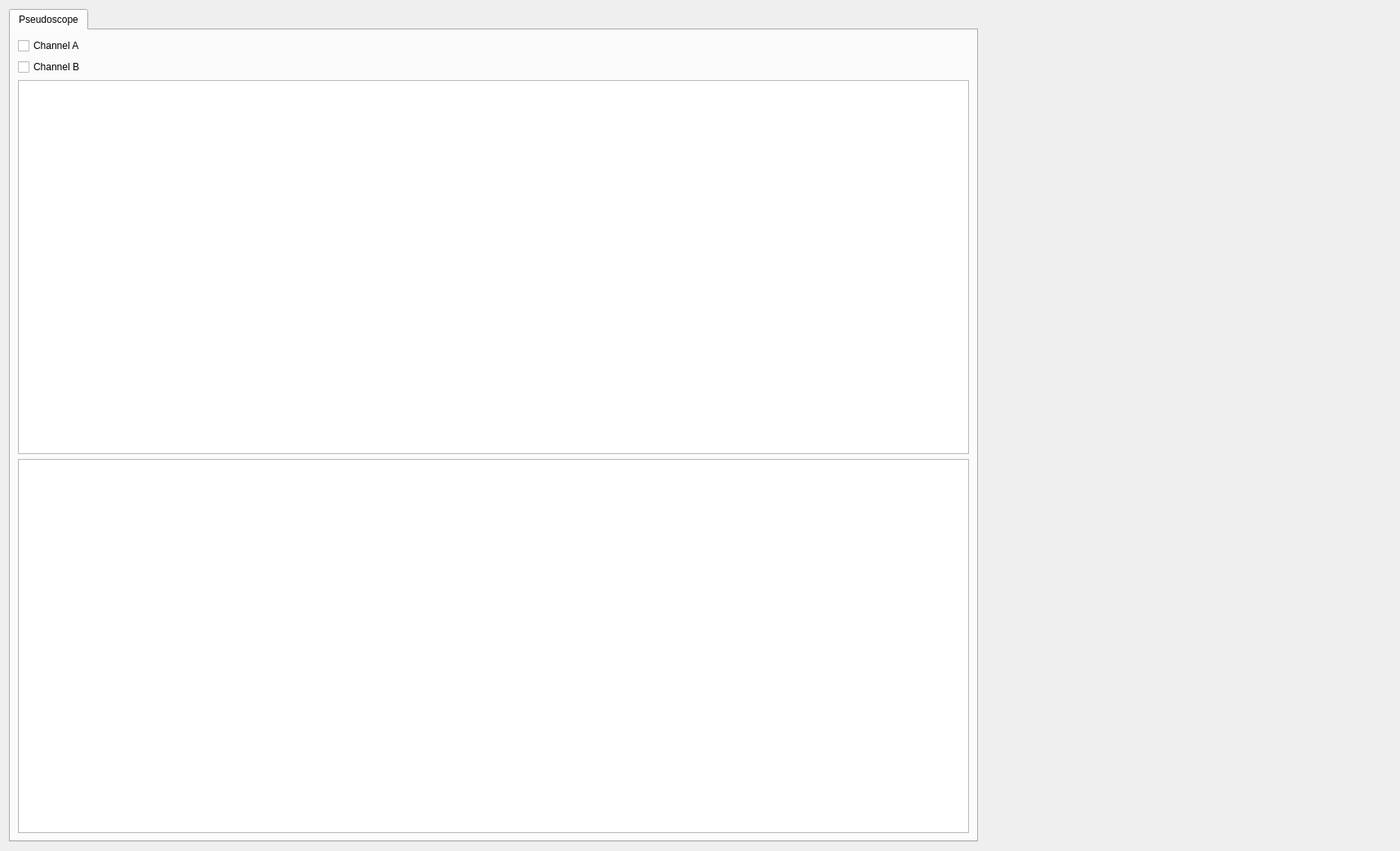
<?xml version="1.0" encoding="UTF-8"?>
<ui version="4.0">
 <class>Form</class>
 <widget class="QWidget" name="Form">
  <property name="geometry">
   <rect>
    <x>0</x>
    <y>0</y>
    <width>1715</width>
    <height>1042</height>
   </rect>
  </property>
  <property name="windowTitle">
   <string>Pseudoscope</string>
  </property>
  <layout class="QGridLayout" name="gridLayout_4">
   <item row="0" column="0">
    <layout class="QGridLayout" name="gridLayout">
     <item row="0" column="0">
      <widget class="PyDMTabWidget" name="PyDMTabWidget">
       <property name="toolTip">
        <string/>
       </property>
       <property name="whatsThis">
        <string/>
       </property>
       <property name="alarmChannels">
        <stringlist>
         <string></string>
        </stringlist>
       </property>
       <widget class="QWidget" name="tab">
        <property name="sizePolicy">
         <sizepolicy hsizetype="Expanding" vsizetype="Expanding">
          <horstretch>0</horstretch>
          <verstretch>0</verstretch>
         </sizepolicy>
        </property>
        <attribute name="title">
         <string>Pseudoscope</string>
        </attribute>
        <layout class="QGridLayout" name="gridLayout_3">
         <item row="0" column="0">
          <layout class="QGridLayout" name="gridLayout_2">
           <item row="1" column="0">
            <widget class="PyDMCheckbox" name="PyDMCheckbox_4">
             <property name="toolTip">
              <string/>
             </property>
             <property name="text">
              <string>Channel B</string>
             </property>
             <property name="channel" stdset="0">
              <string>${dataReceiver}.ShowChannelBData</string>
             </property>
            </widget>
           </item>
           <item row="0" column="0">
            <widget class="PyDMCheckbox" name="PyDMCheckbox_3">
             <property name="toolTip">
              <string/>
             </property>
             <property name="text">
              <string>Channel A</string>
             </property>
             <property name="channel" stdset="0">
              <string>${dataReceiver}.ShowChannelAData</string>
             </property>
            </widget>
           </item>
          </layout>
         </item>
         <item row="1" column="0">
          <widget class="PyDMWaveformPlot" name="PyDMWaveformPlot">
           <property name="sizePolicy">
            <sizepolicy hsizetype="Expanding" vsizetype="Expanding">
             <horstretch>0</horstretch>
             <verstretch>0</verstretch>
            </sizepolicy>
           </property>
           <property name="minimumSize">
            <size>
             <width>0</width>
             <height>300</height>
            </size>
           </property>
           <property name="toolTip">
            <string/>
           </property>
           <property name="yAxes">
            <stringlist>
             <string>{&quot;name&quot;: &quot;Axis 1&quot;, &quot;orientation&quot;: &quot;left&quot;, &quot;label&quot;: null, &quot;minRange&quot;: -1.0, &quot;maxRange&quot;: 1.0, &quot;autoRange&quot;: true, &quot;logMode&quot;: null}</string>
            </stringlist>
           </property>
           <property name="showLegend">
            <bool>true</bool>
           </property>
           <property name="curves">
            <stringlist>
             <string>{&quot;y_channel&quot;: &quot;${dataReceiver}.ChannelAData&quot;, &quot;x_channel&quot;: null, &quot;plot_style&quot;: null, &quot;name&quot;: &quot;Channel A&quot;, &quot;color&quot;: &quot;white&quot;, &quot;lineStyle&quot;: 1, &quot;lineWidth&quot;: 1, &quot;symbol&quot;: null, &quot;symbolSize&quot;: 10, &quot;yAxisName&quot;: &quot;Axis 1&quot;, &quot;barWidth&quot;: null, &quot;upperThreshold&quot;: null, &quot;lowerThreshold&quot;: null, &quot;thresholdColor&quot;: &quot;white&quot;, &quot;redraw_mode&quot;: 2}</string>
             <string>{&quot;y_channel&quot;: &quot;${dataReceiver}.ChannelBData&quot;, &quot;x_channel&quot;: null, &quot;plot_style&quot;: null, &quot;name&quot;: &quot;Channel B&quot;, &quot;color&quot;: &quot;red&quot;, &quot;lineStyle&quot;: 1, &quot;lineWidth&quot;: 1, &quot;symbol&quot;: null, &quot;symbolSize&quot;: 10, &quot;yAxisName&quot;: &quot;Axis 1&quot;, &quot;barWidth&quot;: null, &quot;upperThreshold&quot;: null, &quot;lowerThreshold&quot;: null, &quot;thresholdColor&quot;: &quot;white&quot;, &quot;redraw_mode&quot;: 2}</string>
            </stringlist>
           </property>
          </widget>
         </item>
         <item row="2" column="0">
          <widget class="PyDMWaveformPlot" name="PyDMWaveformPlot_2">
           <property name="sizePolicy">
            <sizepolicy hsizetype="Expanding" vsizetype="Expanding">
             <horstretch>0</horstretch>
             <verstretch>0</verstretch>
            </sizepolicy>
           </property>
           <property name="minimumSize">
            <size>
             <width>0</width>
             <height>300</height>
            </size>
           </property>
           <property name="toolTip">
            <string/>
           </property>
           <property name="yAxes">
            <stringlist>
             <string>{&quot;name&quot;: &quot;Axis 1&quot;, &quot;orientation&quot;: &quot;left&quot;, &quot;label&quot;: null, &quot;minRange&quot;: -1.0, &quot;maxRange&quot;: 1.0, &quot;autoRange&quot;: true, &quot;logMode&quot;: null}</string>
            </stringlist>
           </property>
           <property name="showLegend">
            <bool>true</bool>
           </property>
           <property name="curves">
            <stringlist>
             <string>{&quot;y_channel&quot;: &quot;${dataReceiver}.FFTYA&quot;, &quot;x_channel&quot;: &quot;${dataReceiver}.FFTXA&quot;, &quot;plot_style&quot;: null, &quot;name&quot;: &quot;Channel A&quot;, &quot;color&quot;: &quot;white&quot;, &quot;lineStyle&quot;: 1, &quot;lineWidth&quot;: 1, &quot;symbol&quot;: null, &quot;symbolSize&quot;: 10, &quot;yAxisName&quot;: &quot;Axis 1&quot;, &quot;barWidth&quot;: null, &quot;upperThreshold&quot;: null, &quot;lowerThreshold&quot;: null, &quot;thresholdColor&quot;: &quot;white&quot;, &quot;redraw_mode&quot;: 2}</string>
             <string>{&quot;y_channel&quot;: &quot;${dataReceiver}.FFTYB&quot;, &quot;x_channel&quot;: &quot;${dataReceiver}.FFTXB&quot;, &quot;plot_style&quot;: null, &quot;name&quot;: &quot;Channel B&quot;, &quot;color&quot;: &quot;red&quot;, &quot;lineStyle&quot;: 1, &quot;lineWidth&quot;: 1, &quot;symbol&quot;: null, &quot;symbolSize&quot;: 10, &quot;yAxisName&quot;: &quot;Axis 1&quot;, &quot;barWidth&quot;: null, &quot;upperThreshold&quot;: null, &quot;lowerThreshold&quot;: null, &quot;thresholdColor&quot;: &quot;white&quot;, &quot;redraw_mode&quot;: 2}</string>
            </stringlist>
           </property>
          </widget>
         </item>
        </layout>
       </widget>
      </widget>
     </item>
    </layout>
   </item>
   <item row="0" column="1">
    <widget class="DebugTree" name="DebugTree">
     <property name="sizePolicy">
      <sizepolicy hsizetype="Fixed" vsizetype="Fixed">
       <horstretch>0</horstretch>
       <verstretch>0</verstretch>
      </sizepolicy>
     </property>
     <property name="minimumSize">
      <size>
       <width>500</width>
       <height>1000</height>
      </size>
     </property>
     <property name="toolTip">
      <string/>
     </property>
     <property name="channel" stdset="0">
      <string>${dataReceiver}</string>
     </property>
    </widget>
   </item>
  </layout>
 </widget>
 <customwidgets>
  <customwidget>
   <class>DebugTree</class>
   <extends>PyDMFrame</extends>
   <header>pyrogue.pydm.widgets.debug_tree</header>
  </customwidget>
  <customwidget>
   <class>PyDMTabWidget</class>
   <extends>QTabWidget</extends>
   <header>pydm.widgets.tab_bar</header>
  </customwidget>
  <customwidget>
   <class>PyDMWaveformPlot</class>
   <extends>QGraphicsView</extends>
   <header>pydm.widgets.waveformplot</header>
  </customwidget>
  <customwidget>
   <class>PyDMCheckbox</class>
   <extends>QCheckBox</extends>
   <header>pydm.widgets.checkbox</header>
  </customwidget>
  <customwidget>
   <class>PyDMFrame</class>
   <extends>QFrame</extends>
   <header>pydm.widgets.frame</header>
   <container>1</container>
  </customwidget>
 </customwidgets>
 <resources/>
 <connections/>
</ui>
